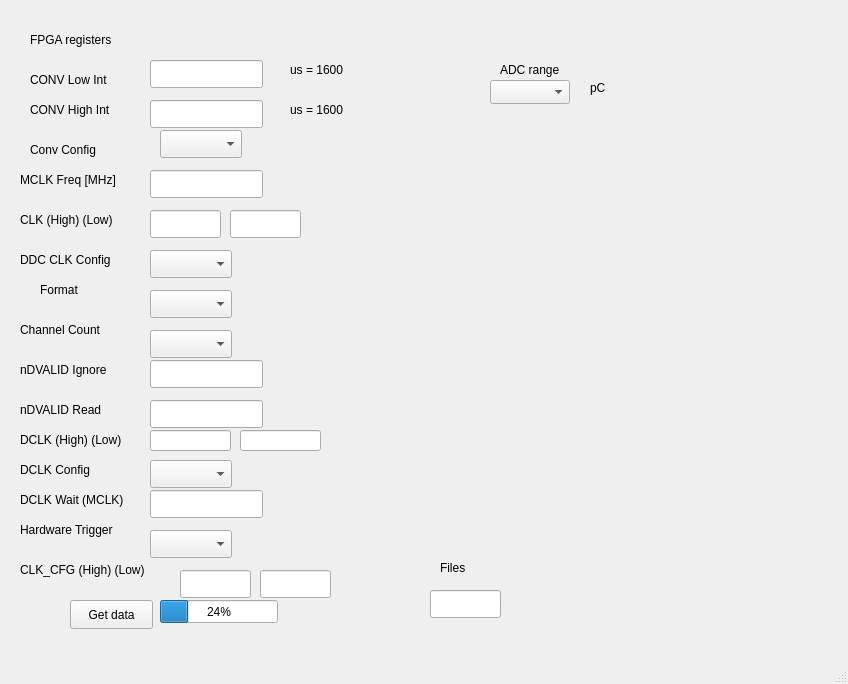
<?xml version="1.0" encoding="UTF-8"?>
<ui version="4.0">
 <class>MainWindow</class>
 <widget class="QMainWindow" name="MainWindow">
  <property name="geometry">
   <rect>
    <x>0</x>
    <y>0</y>
    <width>848</width>
    <height>684</height>
   </rect>
  </property>
  <property name="windowTitle">
   <string>MainWindow</string>
  </property>
  <widget class="QWidget" name="centralwidget">
   <widget class="QLabel" name="label">
    <property name="geometry">
     <rect>
      <x>30</x>
      <y>30</y>
      <width>101</width>
      <height>20</height>
     </rect>
    </property>
    <property name="text">
     <string>FPGA registers</string>
    </property>
   </widget>
   <widget class="QLabel" name="label_2">
    <property name="geometry">
     <rect>
      <x>30</x>
      <y>70</y>
      <width>111</width>
      <height>20</height>
     </rect>
    </property>
    <property name="text">
     <string>CONV Low Int</string>
    </property>
   </widget>
   <widget class="QLabel" name="label_3">
    <property name="geometry">
     <rect>
      <x>30</x>
      <y>100</y>
      <width>101</width>
      <height>20</height>
     </rect>
    </property>
    <property name="text">
     <string>CONV High Int</string>
    </property>
   </widget>
   <widget class="QLabel" name="label_4">
    <property name="geometry">
     <rect>
      <x>30</x>
      <y>140</y>
      <width>91</width>
      <height>20</height>
     </rect>
    </property>
    <property name="text">
     <string>Conv Config</string>
    </property>
   </widget>
   <widget class="QLabel" name="label_5">
    <property name="geometry">
     <rect>
      <x>20</x>
      <y>170</y>
      <width>121</width>
      <height>20</height>
     </rect>
    </property>
    <property name="text">
     <string>MCLK Freq [MHz]</string>
    </property>
   </widget>
   <widget class="QLabel" name="label_6">
    <property name="geometry">
     <rect>
      <x>20</x>
      <y>210</y>
      <width>141</width>
      <height>20</height>
     </rect>
    </property>
    <property name="text">
     <string>CLK (High) (Low)</string>
    </property>
   </widget>
   <widget class="QLabel" name="label_7">
    <property name="geometry">
     <rect>
      <x>20</x>
      <y>250</y>
      <width>121</width>
      <height>20</height>
     </rect>
    </property>
    <property name="text">
     <string>DDC CLK Config</string>
    </property>
   </widget>
   <widget class="QLabel" name="label_8">
    <property name="geometry">
     <rect>
      <x>40</x>
      <y>280</y>
      <width>63</width>
      <height>20</height>
     </rect>
    </property>
    <property name="text">
     <string>Format</string>
    </property>
   </widget>
   <widget class="QLabel" name="label_9">
    <property name="geometry">
     <rect>
      <x>20</x>
      <y>320</y>
      <width>111</width>
      <height>20</height>
     </rect>
    </property>
    <property name="text">
     <string>Channel Count</string>
    </property>
   </widget>
   <widget class="QLabel" name="label_10">
    <property name="geometry">
     <rect>
      <x>20</x>
      <y>360</y>
      <width>111</width>
      <height>20</height>
     </rect>
    </property>
    <property name="text">
     <string>nDVALID Ignore</string>
    </property>
   </widget>
   <widget class="QLabel" name="label_11">
    <property name="geometry">
     <rect>
      <x>20</x>
      <y>400</y>
      <width>111</width>
      <height>20</height>
     </rect>
    </property>
    <property name="text">
     <string>nDVALID Read</string>
    </property>
   </widget>
   <widget class="QLabel" name="label_12">
    <property name="geometry">
     <rect>
      <x>20</x>
      <y>460</y>
      <width>101</width>
      <height>20</height>
     </rect>
    </property>
    <property name="text">
     <string>DCLK Config</string>
    </property>
   </widget>
   <widget class="QLabel" name="label_13">
    <property name="geometry">
     <rect>
      <x>20</x>
      <y>430</y>
      <width>141</width>
      <height>20</height>
     </rect>
    </property>
    <property name="text">
     <string>DCLK (High) (Low)</string>
    </property>
   </widget>
   <widget class="QLabel" name="label_14">
    <property name="geometry">
     <rect>
      <x>20</x>
      <y>490</y>
      <width>131</width>
      <height>20</height>
     </rect>
    </property>
    <property name="text">
     <string>DCLK Wait (MCLK)</string>
    </property>
   </widget>
   <widget class="QLabel" name="label_15">
    <property name="geometry">
     <rect>
      <x>20</x>
      <y>520</y>
      <width>131</width>
      <height>20</height>
     </rect>
    </property>
    <property name="text">
     <string>Hardware Trigger</string>
    </property>
   </widget>
   <widget class="QLabel" name="label_16">
    <property name="geometry">
     <rect>
      <x>20</x>
      <y>560</y>
      <width>151</width>
      <height>20</height>
     </rect>
    </property>
    <property name="text">
     <string>CLK_CFG (High) (Low)</string>
    </property>
   </widget>
   <widget class="QLineEdit" name="ConvLowInt">
    <property name="geometry">
     <rect>
      <x>150</x>
      <y>60</y>
      <width>113</width>
      <height>28</height>
     </rect>
    </property>
   </widget>
   <widget class="QLineEdit" name="ConvHighInt">
    <property name="geometry">
     <rect>
      <x>150</x>
      <y>100</y>
      <width>113</width>
      <height>28</height>
     </rect>
    </property>
   </widget>
   <widget class="QComboBox" name="ConvConfig">
    <property name="geometry">
     <rect>
      <x>160</x>
      <y>130</y>
      <width>82</width>
      <height>28</height>
     </rect>
    </property>
   </widget>
   <widget class="QLineEdit" name="MCLKFreq">
    <property name="geometry">
     <rect>
      <x>150</x>
      <y>170</y>
      <width>113</width>
      <height>28</height>
     </rect>
    </property>
   </widget>
   <widget class="QLineEdit" name="CLKHigh">
    <property name="geometry">
     <rect>
      <x>150</x>
      <y>210</y>
      <width>71</width>
      <height>28</height>
     </rect>
    </property>
   </widget>
   <widget class="QLineEdit" name="CLKLow">
    <property name="geometry">
     <rect>
      <x>230</x>
      <y>210</y>
      <width>71</width>
      <height>28</height>
     </rect>
    </property>
   </widget>
   <widget class="QComboBox" name="DDCCLKConfig">
    <property name="geometry">
     <rect>
      <x>150</x>
      <y>250</y>
      <width>82</width>
      <height>28</height>
     </rect>
    </property>
   </widget>
   <widget class="QComboBox" name="Format">
    <property name="geometry">
     <rect>
      <x>150</x>
      <y>290</y>
      <width>82</width>
      <height>28</height>
     </rect>
    </property>
   </widget>
   <widget class="QComboBox" name="ChannelCount">
    <property name="geometry">
     <rect>
      <x>150</x>
      <y>330</y>
      <width>82</width>
      <height>28</height>
     </rect>
    </property>
   </widget>
   <widget class="QLineEdit" name="nDVALIDIgnore">
    <property name="geometry">
     <rect>
      <x>150</x>
      <y>360</y>
      <width>113</width>
      <height>28</height>
     </rect>
    </property>
   </widget>
   <widget class="QLineEdit" name="nDVALIDRead">
    <property name="geometry">
     <rect>
      <x>150</x>
      <y>400</y>
      <width>113</width>
      <height>28</height>
     </rect>
    </property>
   </widget>
   <widget class="QLineEdit" name="DCLKHigh">
    <property name="geometry">
     <rect>
      <x>150</x>
      <y>430</y>
      <width>81</width>
      <height>21</height>
     </rect>
    </property>
   </widget>
   <widget class="QLineEdit" name="DCLKLow">
    <property name="geometry">
     <rect>
      <x>240</x>
      <y>430</y>
      <width>81</width>
      <height>21</height>
     </rect>
    </property>
   </widget>
   <widget class="QComboBox" name="DCLKConfig">
    <property name="geometry">
     <rect>
      <x>150</x>
      <y>460</y>
      <width>82</width>
      <height>28</height>
     </rect>
    </property>
   </widget>
   <widget class="QLineEdit" name="DCLKWait">
    <property name="geometry">
     <rect>
      <x>150</x>
      <y>490</y>
      <width>113</width>
      <height>28</height>
     </rect>
    </property>
   </widget>
   <widget class="QComboBox" name="HardwareTrigger">
    <property name="geometry">
     <rect>
      <x>150</x>
      <y>530</y>
      <width>82</width>
      <height>28</height>
     </rect>
    </property>
   </widget>
   <widget class="QLineEdit" name="CLK_CFGHigh">
    <property name="geometry">
     <rect>
      <x>180</x>
      <y>570</y>
      <width>71</width>
      <height>28</height>
     </rect>
    </property>
   </widget>
   <widget class="QLineEdit" name="CLK_CFGLow">
    <property name="geometry">
     <rect>
      <x>260</x>
      <y>570</y>
      <width>71</width>
      <height>28</height>
     </rect>
    </property>
   </widget>
   <widget class="QPushButton" name="getData">
    <property name="geometry">
     <rect>
      <x>70</x>
      <y>600</y>
      <width>83</width>
      <height>29</height>
     </rect>
    </property>
    <property name="text">
     <string>Get data</string>
    </property>
   </widget>
   <widget class="QLabel" name="conv_low_int_text">
    <property name="geometry">
     <rect>
      <x>290</x>
      <y>60</y>
      <width>63</width>
      <height>20</height>
     </rect>
    </property>
    <property name="text">
     <string>us = 1600</string>
    </property>
   </widget>
   <widget class="QLabel" name="conv_high_int_text">
    <property name="geometry">
     <rect>
      <x>290</x>
      <y>100</y>
      <width>63</width>
      <height>20</height>
     </rect>
    </property>
    <property name="text">
     <string>us = 1600</string>
    </property>
   </widget>
   <widget class="QComboBox" name="ADCrange">
    <property name="geometry">
     <rect>
      <x>490</x>
      <y>80</y>
      <width>80</width>
      <height>24</height>
     </rect>
    </property>
   </widget>
   <widget class="QLabel" name="label_17">
    <property name="geometry">
     <rect>
      <x>500</x>
      <y>60</y>
      <width>81</width>
      <height>20</height>
     </rect>
    </property>
    <property name="text">
     <string>ADC range</string>
    </property>
   </widget>
   <widget class="QLabel" name="label_18">
    <property name="geometry">
     <rect>
      <x>590</x>
      <y>80</y>
      <width>49</width>
      <height>16</height>
     </rect>
    </property>
    <property name="text">
     <string>pC</string>
    </property>
   </widget>
   <widget class="QProgressBar" name="progressBar">
    <property name="geometry">
     <rect>
      <x>160</x>
      <y>600</y>
      <width>118</width>
      <height>23</height>
     </rect>
    </property>
    <property name="value">
     <number>24</number>
    </property>
   </widget>
   <widget class="QLineEdit" name="nFiles">
    <property name="geometry">
     <rect>
      <x>430</x>
      <y>590</y>
      <width>71</width>
      <height>28</height>
     </rect>
    </property>
   </widget>
   <widget class="QLabel" name="label_20">
    <property name="geometry">
     <rect>
      <x>440</x>
      <y>560</y>
      <width>49</width>
      <height>16</height>
     </rect>
    </property>
    <property name="text">
     <string>Files</string>
    </property>
   </widget>
  </widget>
  <widget class="QMenuBar" name="menubar">
   <property name="geometry">
    <rect>
     <x>0</x>
     <y>0</y>
     <width>848</width>
     <height>33</height>
    </rect>
   </property>
  </widget>
  <widget class="QStatusBar" name="statusbar"/>
 </widget>
 <resources/>
 <connections/>
</ui>
